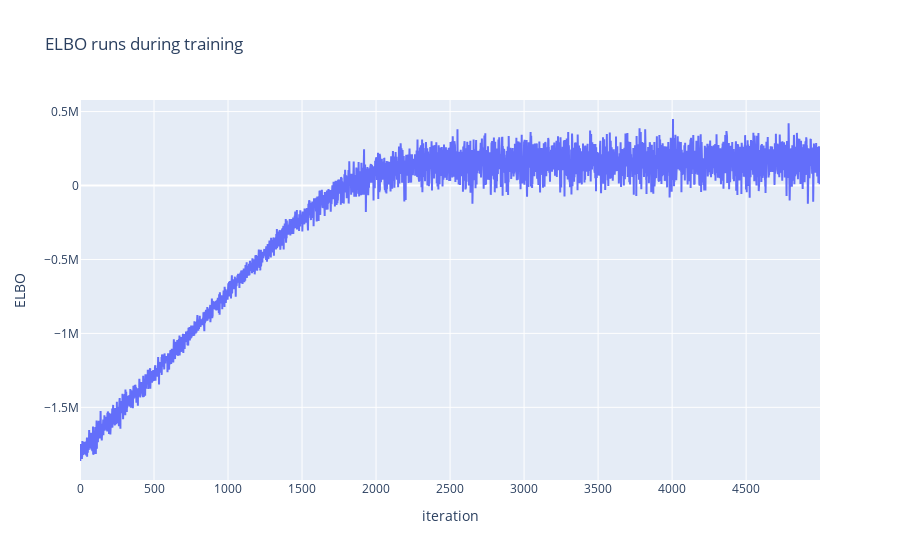

Here is the notebook cell this chart was saved with:
### Code cell
kernel = NormalizedPACK(d=1)
NUM_INDUCING = 16

meanf = gpx.mean_functions.Zero()
likelihood = gpx.likelihoods.Gaussian(num_datapoints=WIDTH)
prior = gpx.gps.Prior(mean_function=meanf, kernel=kernel)
posterior = prior * likelihood


def get_variational_model(z=None, num_inducing_svi=NUM_INDUCING):
    if z is None:
        z = jnp.zeros((num_inducing_svi, 1))

    q = gpx.variational_families.CollapsedVariationalGaussian(
        posterior=posterior, inducing_inputs=z
    )
    return q


batch_size = 256
num_iters = 5000
num_restarts = 1

lr = 1e-3

master_key, subkey = jax.random.split(master_key)
keys = jax.random.split(subkey, num_restarts)


def optimize(key, num_inducing_svi=NUM_INDUCING):
    key, subkey = jax.random.split(key)

    z = jax.random.uniform(
        subkey, shape=(num_inducing_svi, 1), minval=0.0, maxval=1.0
    )

    q = get_variational_model(z)

    opt_posterior, history = gpx.fit(
        model=q,
        objective=lambda p, d: -batch_collapsed_elbo_masked(p, d, N),
        train_data=dataset,
        optim=ox.adam(learning_rate=lr),
        num_iters=num_iters,
        key=key,
        batch_size=batch_size,
        trainable=Parameter,
    )

    return nnx.state(opt_posterior), history


with time_this() as timer:
    states, histories = jax.vmap(optimize)(keys)

fig = go.Figure()
for i, run in enumerate(np.asarray(-histories)):
    fig.add_trace(go.Scatter(y=run, mode="lines", name=f"run {i}"))
fig.update_layout(
    title="ELBO runs during training",
    xaxis_title="iteration",
    yaxis_title="ELBO",
)
fig.show()

### Figure 1 — Plotly figure (JSON) as saved in the notebook; plotly's stock layout.template omitted (floating-point values rounded to 4 significant figures; data arrays with more than 128 entries replaced by an {"elided": "..."} marker saying what was removed)
{"data": [{"mode": "lines", "name": "run 0", "type": "scatter", "y": {"elided": "5000 float values"}}], "layout": {"title": {"text": "ELBO runs during training"}, "xaxis": {"title": {"text": "iteration"}}, "yaxis": {"title": {"text": "ELBO"}}}}
